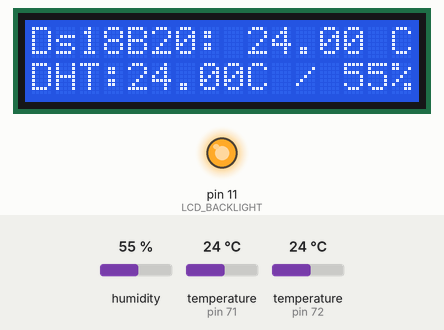
Recording of a sketch running on a simulated Arduino Uno, built with avr-gcc and run on an emulated ATmega328P. Shown: 16×2 character LCD, output pins drawn as LEDs (lit = HIGH). Inputs (shaded band) come from the test bench; at power-on: humidity 55 %, temperature (sensors on pin 72, pin 71) 24 °C.

Above: at 3.2 s.
3.3 s: humidity set to 22 %
At 5.3 s:
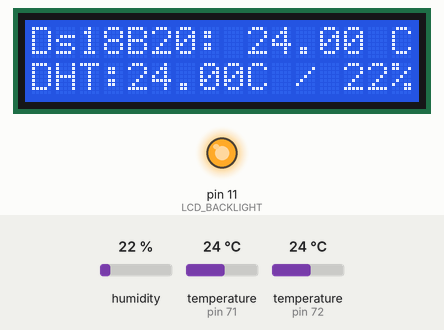
5.7 s: temperature (sensor on pin 72) set to 12 °C
At 6.9 s:
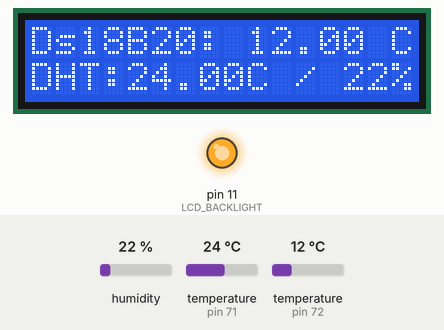
7.2 s: temperature (sensor on pin 71) set to 12 °C
At 9.1 s:
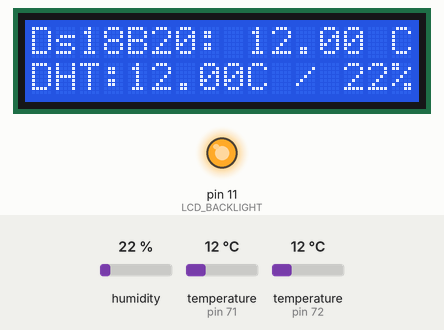
9.8 s: temperature (sensor on pin 72) set to 19 °C
At 10.8 s:
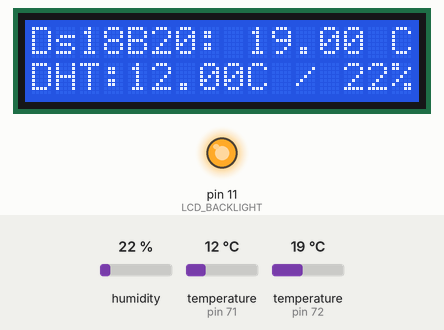
11.3 s: humidity set to 40 %
At 12.9 s:
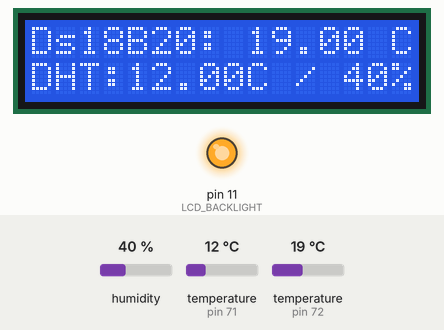
13.8 s: temperature (sensor on pin 72) set to 28 °C
At 14.6 s:
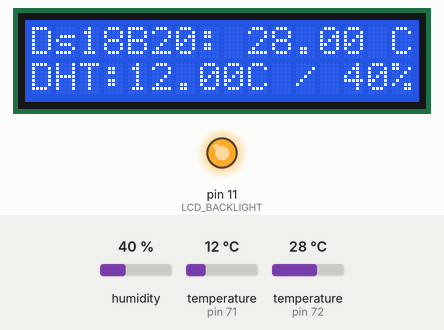
Timing chart, 0 to 16.3 s (numbered marks = the images above; inputs shaded):
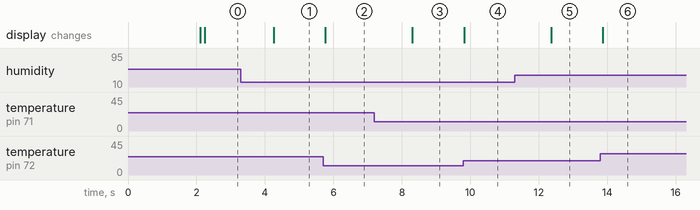

Measured:
- after the input at 3.3 s, the display: changes after 0.95 s (image 1)
- after the input at 5.7 s, the display: changes after 0.07 s (image 2)
- after the input at 7.2 s, the display: changes after 1.1 s (image 3)
- after the input at 9.8 s, the display: changes at once (image 4)
- after the input at 11.3 s, the display: changes after 1.1 s (image 5)
- after the input at 13.8 s, the display: changes after 0.07 s (image 6)

The sketch:

CNRDuino_Ds_Dht.ino
```cpp
//#include <Wire.h>
#include <LiquidCrystal.h>
//#include "src/LiquidCrystal.h"
//#include "src/OneWire.h"
#include <DHT.h>
#include  <OneWire.h>
//#include "src/DallasTemperature.h"
//#include "src/DHT.h"
#include <DallasTemperature.h>


#define TEMPERATURE_PRECISION 10


const int rs = 53, en = 9, d4 = 82, d5 = 81, d6 = 3, d7 = 2;
LiquidCrystal lcd(rs, en, d4, d5, d6, d7);

#define DS18B20_BUS     72
#define DHT1PIN         71
#define DHT1TYPE DHT22
DHT dht1(DHT1PIN, DHT1TYPE);
OneWire  oneWire(DS18B20_BUS);
DallasTemperature  temperatureSensors(&oneWire);
DeviceAddress  DS18B20[1];


float temp1c;
int dh;
float dt;

////Setup//////////
void setup() {
INIT_DS18B20(9);

lcd.begin(16, 2);
pinMode(11, OUTPUT);  //LCD BACKLIGHT
digitalWrite(11, HIGH);


lcd.setCursor(0, 0);
lcd.print("Ds18-DHT22-TEST");
delay(2000);
lcd.clear();

}

 void loop() {

temperatures();

lcd.setCursor(0, 0);
lcd.print("Ds18B20: ");lcd.print(temp1c);lcd.print(" C");
lcd.setCursor(0, 1);
lcd.print("DHT:");lcd.print(dt);lcd.print("C / ");lcd.print(dh);lcd.print("%");
 }
```

DS18B20.ino
```cpp
//////////////////////////////////////////////////////
///     DS18b20
//////////////////////////////////////////////////////

void INIT_DS18B20(int precision)
{
  temperatureSensors.begin();

  int available = temperatureSensors.getDeviceCount();

  for (int x = 0; x != available; x++)
  {
    if (temperatureSensors.getAddress(DS18B20[x], x))
    {
      temperatureSensors.setResolution(DS18B20[x], precision);
    }
  }
}

int DS18B20_CELSIUS(int address)
{
  if (temperatureSensors.getAddress(DS18B20[address], address))
  {
    temperatureSensors.requestTemperatures();
    return temperatureSensors.getTempC(DS18B20[address]);
  }
  else
    return 0;
}
```

getsensordata.ino
```cpp
void temperatures(){

  temp1c = DS18B20_CELSIUS(0);
 // temp2 = DS18B20_CELSIUS(1);
  dh = dht1.readHumidity();
  dt = dht1.readTemperature();
}
```
